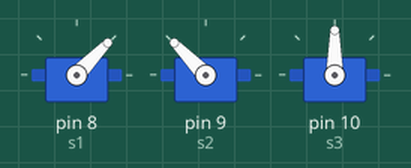
The sketch below on a simulated Arduino Uno, built with avr-gcc and run on an emulated ATmega328P. On the bench: 3 × servo.

Above: at 5.05 s.
At 5.15 s:
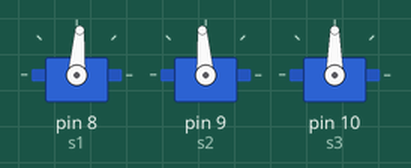
At 5.25 s:
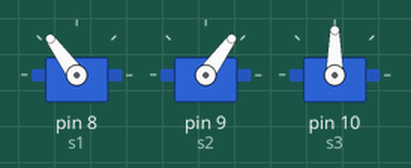
At 5.45 s:
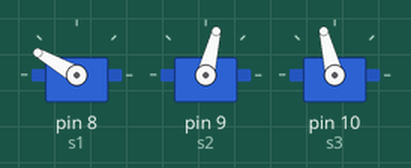
At 5.65 s:
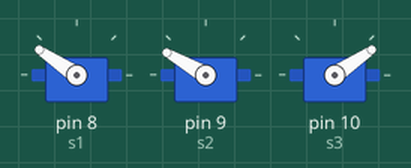
At 5.9 s:
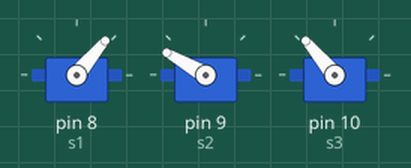
Timing chart, 0 to 8.0 s (numbered marks = the images above):
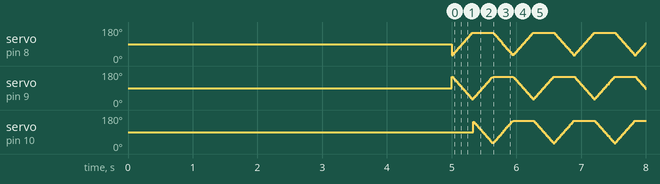

The sketch:

circle.ino
```cpp
#include<Servo.h>

Servo s1;
Servo s2;
Servo s3;

void setup() {
  pinMode(8,OUTPUT);
  pinMode(9,OUTPUT);
  pinMode(10,OUTPUT);
  s1.attach(8);
  s1.write(90);
  s2.attach(9);
  s2.write(90);
  s3.attach(10);
  s3.write(90);
  delay(5000);

  s1.write(30);

}


void onetwo()
{
  for(int i=0;i<=120;i+=2)
  {
    s1.write(30+i);
    s2.write(150-i);
    delay(5);
  }

}

void twothree()
{
  for(int i=0;i<=120;i+=2)
  {
    s2.write(30+i);
    s3.write(150-i);
    delay(5);
  }


}

void threeone()
{
  for(int i=0;i<=120;i+=2)
  {
    s3.write(30+i);
    s1.write(150-i);
    delay(5);
  }


}


void loop() {

  onetwo();
  twothree();
  threeone();


}
```
